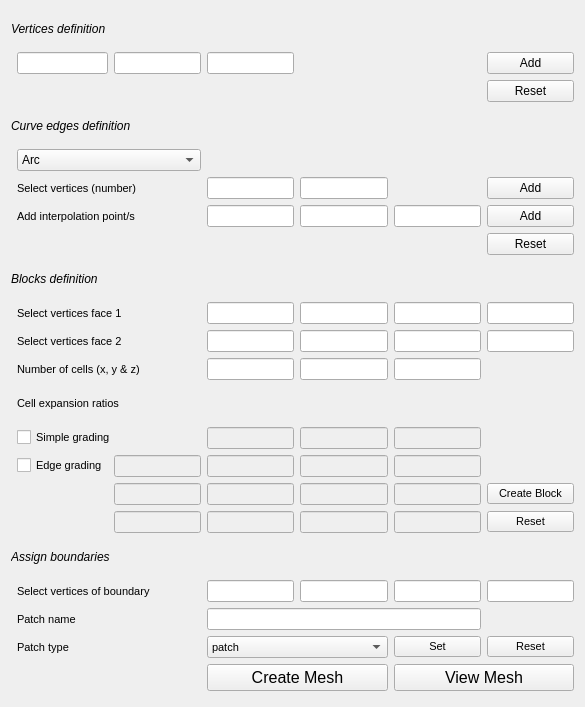
        <widget class="QWidget" name="scrollAreaWidgetContents">
         <property name="geometry">
          <rect>
           <x>0</x>
           <y>-198</y>
           <width>585</width>
           <height>707</height>
          </rect>
         </property>
         <layout class="QGridLayout" name="gridLayout_9">
          <item row="0" column="0" rowspan="2">
           <layout class="QGridLayout" name="gridLayout_8">
            <property name="sizeConstraint">
             <enum>QLayout::SetNoConstraint</enum>
            </property>
            <property name="bottomMargin">
             <number>5</number>
            </property>
            <item row="11" column="1" colspan="2">
             <widget class="QLabel" name="label_71">
              <property name="font">
               <font>
                <pointsize>8</pointsize>
               </font>
              </property>
              <property name="text">
               <string>Number of cells (x, y &amp; z)</string>
              </property>
             </widget>
            </item>
            <item row="9" column="3">
             <widget class="QLineEdit" name="lineEdit_43"/>
            </item>
            <item row="1" column="1">
             <widget class="QLineEdit" name="lineEdit_35"/>
            </item>
            <item row="10" column="3">
             <widget class="QLineEdit" name="lineEdit_47"/>
            </item>
            <item row="5" column="4">
             <widget class="QLineEdit" name="lineEdit_39"/>
            </item>
            <item row="9" column="5">
             <widget class="QLineEdit" name="lineEdit_45"/>
            </item>
            <item row="9" column="4">
             <widget class="QLineEdit" name="lineEdit_44"/>
            </item>
            <item row="13" column="5">
             <widget class="QLineEdit" name="lineEdit_56">
              <property name="enabled">
               <bool>false</bool>
              </property>
             </widget>
            </item>
            <item row="9" column="6">
             <widget class="QLineEdit" name="lineEdit_46"/>
            </item>
            <item row="5" column="3">
             <widget class="QLineEdit" name="lineEdit_38"/>
            </item>
            <item row="6" column="3">
             <widget class="QLineEdit" name="lineEdit_40"/>
            </item>
            <item row="6" column="1" colspan="2">
             <widget class="QLabel" name="label_6">
              <property name="font">
               <font>
                <pointsize>8</pointsize>
               </font>
              </property>
              <property name="text">
               <string>Add interpolation point/s</string>
              </property>
             </widget>
            </item>
            <item row="13" column="3">
             <widget class="QLineEdit" name="lineEdit_54">
              <property name="enabled">
               <bool>false</bool>
              </property>
             </widget>
            </item>
            <item row="21" column="3" colspan="3">
             <widget class="QLineEdit" name="lineEdit_73"/>
            </item>
            <item row="11" column="5">
             <widget class="QLineEdit" name="lineEdit_53"/>
            </item>
            <item row="20" column="4">
             <widget class="QLineEdit" name="lineEdit_70"/>
            </item>
            <item row="6" column="5">
             <widget class="QLineEdit" name="lineEdit_42"/>
            </item>
            <item row="20" column="3">
             <widget class="QLineEdit" name="lineEdit_69"/>
            </item>
            <item row="1" column="2">
             <widget class="QLineEdit" name="lineEdit_36"/>
            </item>
            <item row="6" column="6">
             <widget class="QPushButton" name="Add_interp">
              <property name="text">
               <string>Add</string>
              </property>
             </widget>
            </item>
            <item row="21" column="1" colspan="2">
             <widget class="QLabel" name="label_76">
              <property name="font">
               <font>
                <pointsize>8</pointsize>
               </font>
              </property>
              <property name="text">
               <string>Patch name</string>
              </property>
             </widget>
            </item>
            <item row="13" column="4">
             <widget class="QLineEdit" name="lineEdit_55">
              <property name="enabled">
               <bool>false</bool>
              </property>
             </widget>
            </item>
            <item row="11" column="4">
             <widget class="QLineEdit" name="lineEdit_52"/>
            </item>
            <item row="4" column="1" colspan="2">
             <widget class="QComboBox" name="comboBox_22">
              <item>
               <property name="text">
                <string>Arc</string>
               </property>
              </item>
              <item>
               <property name="text">
                <string>Spline</string>
               </property>
              </item>
              <item>
               <property name="text">
                <string>Polyline</string>
               </property>
              </item>
              <item>
               <property name="text">
                <string>B-spline</string>
               </property>
              </item>
             </widget>
            </item>
            <item row="11" column="3">
             <widget class="QLineEdit" name="lineEdit_51"/>
            </item>
            <item row="6" column="4">
             <widget class="QLineEdit" name="lineEdit_41"/>
            </item>
            <item row="20" column="1" colspan="2">
             <widget class="QLabel" name="label_73">
              <property name="font">
               <font>
                <pointsize>8</pointsize>
               </font>
              </property>
              <property name="text">
               <string>Select vertices of boundary</string>
              </property>
             </widget>
            </item>
            <item row="20" column="5">
             <widget class="QLineEdit" name="lineEdit_71"/>
            </item>
            <item row="22" column="1" colspan="2">
             <widget class="QLabel" name="label_75">
              <property name="font">
               <font>
                <pointsize>8</pointsize>
               </font>
              </property>
              <property name="text">
               <string>Patch type</string>
              </property>
             </widget>
            </item>
            <item row="20" column="6">
             <widget class="QLineEdit" name="lineEdit_72"/>
            </item>
            <item row="10" column="5">
             <widget class="QLineEdit" name="lineEdit_49"/>
            </item>
            <item row="10" column="6">
             <widget class="QLineEdit" name="lineEdit_50"/>
            </item>
            <item row="10" column="4">
             <widget class="QLineEdit" name="lineEdit_48"/>
            </item>
            <item row="5" column="1" colspan="2">
             <widget class="QLabel" name="label_5">
              <property name="font">
               <font>
                <pointsize>8</pointsize>
               </font>
              </property>
              <property name="text">
               <string>Select vertices (number)</string>
              </property>
             </widget>
            </item>
            <item row="7" column="6">
             <widget class="QPushButton" name="Reset_curvedg">
              <property name="text">
               <string>Reset</string>
              </property>
             </widget>
            </item>
            <item row="19" column="0" colspan="3">
             <widget class="QLabel" name="label_74">
              <property name="font">
               <font>
                <italic>true</italic>
               </font>
              </property>
              <property name="text">
               <string>Assign boundaries</string>
              </property>
             </widget>
            </item>
            <item row="1" column="6">
             <widget class="QPushButton" name="Add_vert">
              <property name="text">
               <string>Add</string>
              </property>
             </widget>
            </item>
            <item row="0" column="0" colspan="2">
             <widget class="QLabel" name="label_3">
              <property name="font">
               <font>
                <italic>true</italic>
               </font>
              </property>
              <property name="text">
               <string>Vertices definition</string>
              </property>
             </widget>
            </item>
            <item row="8" column="0" colspan="3">
             <widget class="QLabel" name="label_7">
              <property name="font">
               <font>
                <italic>true</italic>
               </font>
              </property>
              <property name="text">
               <string>Blocks definition</string>
              </property>
             </widget>
            </item>
            <item row="1" column="3">
             <widget class="QLineEdit" name="lineEdit_37"/>
            </item>
            <item row="2" column="6">
             <widget class="QPushButton" name="Reset_vert">
              <property name="text">
               <string>Reset</string>
              </property>
             </widget>
            </item>
            <item row="3" column="0" colspan="3">
             <widget class="QLabel" name="label_4">
              <property name="font">
               <font>
                <italic>true</italic>
               </font>
              </property>
              <property name="text">
               <string>Curve edges definition</string>
              </property>
             </widget>
            </item>
            <item row="14" column="4">
             <widget class="QLineEdit" name="lineEdit_59">
              <property name="enabled">
               <bool>false</bool>
              </property>
             </widget>
            </item>
            <item row="16" column="3">
             <widget class="QLineEdit" name="lineEdit_66">
              <property name="enabled">
               <bool>false</bool>
              </property>
             </widget>
            </item>
            <item row="16" column="2">
             <widget class="QLineEdit" name="lineEdit_65">
              <property name="enabled">
               <bool>false</bool>
              </property>
             </widget>
            </item>
            <item row="13" column="1" colspan="2">
             <widget class="QCheckBox" name="checkBox_2">
              <property name="font">
               <font>
                <pointsize>8</pointsize>
               </font>
              </property>
              <property name="text">
               <string>Simple grading</string>
              </property>
             </widget>
            </item>
            <item row="14" column="5">
             <widget class="QLineEdit" name="lineEdit_60">
              <property name="enabled">
               <bool>false</bool>
              </property>
             </widget>
            </item>
            <item row="9" column="1" colspan="2">
             <widget class="QLabel" name="label_69">
              <property name="font">
               <font>
                <pointsize>8</pointsize>
               </font>
              </property>
              <property name="text">
               <string>Select vertices face 1</string>
              </property>
             </widget>
            </item>
            <item row="10" column="1" colspan="2">
             <widget class="QLabel" name="label_70">
              <property name="font">
               <font>
                <pointsize>8</pointsize>
                <weight>50</weight>
                <bold>false</bold>
               </font>
              </property>
              <property name="text">
               <string>Select vertices face 2</string>
              </property>
             </widget>
            </item>
            <item row="15" column="5">
             <widget class="QLineEdit" name="lineEdit_64">
              <property name="enabled">
               <bool>false</bool>
              </property>
             </widget>
            </item>
            <item row="23" column="3" colspan="2">
             <widget class="QPushButton" name="Create_mesh">
              <property name="font">
               <font>
                <pointsize>12</pointsize>
               </font>
              </property>
              <property name="text">
               <string>Create Mesh</string>
              </property>
             </widget>
            </item>
            <item row="16" column="4">
             <widget class="QLineEdit" name="lineEdit_67">
              <property name="enabled">
               <bool>false</bool>
              </property>
             </widget>
            </item>
            <item row="14" column="1">
             <widget class="QCheckBox" name="checkBox_3">
              <property name="font">
               <font>
                <pointsize>8</pointsize>
               </font>
              </property>
              <property name="text">
               <string>Edge grading</string>
              </property>
             </widget>
            </item>
            <item row="12" column="1" colspan="2">
             <widget class="QLabel" name="label_72">
              <property name="font">
               <font>
                <pointsize>8</pointsize>
               </font>
              </property>
              <property name="text">
               <string>Cell expansion ratios</string>
              </property>
             </widget>
            </item>
            <item row="22" column="5">
             <widget class="QPushButton" name="Set_bound">
              <property name="font">
               <font>
                <pointsize>8</pointsize>
               </font>
              </property>
              <property name="text">
               <string>Set</string>
              </property>
             </widget>
            </item>
            <item row="14" column="3">
             <widget class="QLineEdit" name="lineEdit_58">
              <property name="enabled">
               <bool>false</bool>
              </property>
             </widget>
            </item>
            <item row="15" column="2">
             <widget class="QLineEdit" name="lineEdit_61">
              <property name="enabled">
               <bool>false</bool>
              </property>
             </widget>
            </item>
            <item row="15" column="3">
             <widget class="QLineEdit" name="lineEdit_62">
              <property name="enabled">
               <bool>false</bool>
              </property>
             </widget>
            </item>
            <item row="5" column="6">
             <widget class="QPushButton" name="Add_edgevert">
              <property name="text">
               <string>Add</string>
              </property>
             </widget>
            </item>
            <item row="15" column="4">
             <widget class="QLineEdit" name="lineEdit_63">
              <property name="enabled">
               <bool>false</bool>
              </property>
             </widget>
            </item>
            <item row="22" column="6">
             <widget class="QPushButton" name="Reset_bound">
              <property name="font">
               <font>
                <pointsize>8</pointsize>
               </font>
              </property>
              <property name="text">
               <string>Reset</string>
              </property>
             </widget>
            </item>
            <item row="22" column="3" colspan="2">
             <widget class="QComboBox" name="comboBox_23">
              <property name="font">
               <font>
                <pointsize>8</pointsize>
               </font>
              </property>
              <item>
               <property name="text">
                <string>patch</string>
               </property>
              </item>
              <item>
               <property name="text">
                <string>wall</string>
               </property>
              </item>
              <item>
               <property name="text">
                <string>empty</string>
               </property>
              </item>
              <item>
               <property name="text">
                <string>symmetryPlane</string>
               </property>
              </item>
              <item>
               <property name="text">
                <string>wedge</string>
               </property>
              </item>
             </widget>
            </item>
            <item row="23" column="5" colspan="2">
             <widget class="QPushButton" name="pushButton_6">
              <property name="font">
               <font>
                <pointsize>12</pointsize>
               </font>
              </property>
              <property name="text">
               <string>View Mesh</string>
              </property>
             </widget>
            </item>
            <item row="14" column="2">
             <widget class="QLineEdit" name="lineEdit_57">
              <property name="enabled">
               <bool>false</bool>
              </property>
             </widget>
            </item>
            <item row="16" column="5">
             <widget class="QLineEdit" name="lineEdit_68">
              <property name="enabled">
               <bool>false</bool>
              </property>
             </widget>
            </item>
            <item row="15" column="6">
             <widget class="QPushButton" name="Create_block">
              <property name="font">
               <font>
                <pointsize>8</pointsize>
               </font>
              </property>
              <property name="text">
               <string>Create Block</string>
              </property>
             </widget>
            </item>
            <item row="16" column="6">
             <widget class="QPushButton" name="Reset_block">
              <property name="font">
               <font>
                <pointsize>8</pointsize>
               </font>
              </property>
              <property name="text">
               <string>Reset</string>
              </property>
             </widget>
            </item>
           </layout>
          </item>
         </layout>
        </widget>
